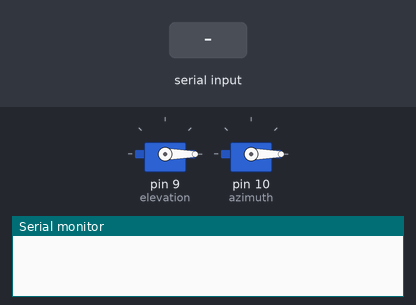
Recording of a sketch running on a simulated Arduino Uno, built with avr-gcc and run on an emulated ATmega328P. On the bench: 2 × servo, the last lines printed to the serial monitor. The test bench sets the inputs (shaded band).

Above: at 6.2 s.
6.3 s: "90,45,200\n" received over Serial
At 8.2 s:
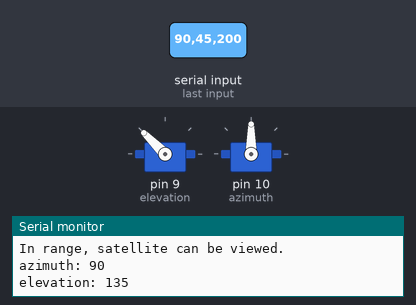
8.8 s: "30,150,10\n" received over Serial
At 10.1 s:
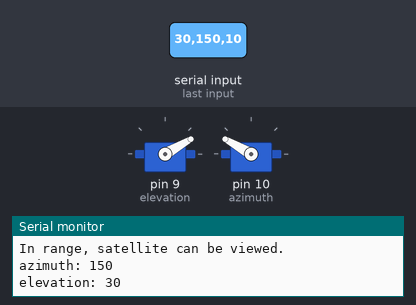
11.3 s: "0\n" received over Serial
At 12.9 s:
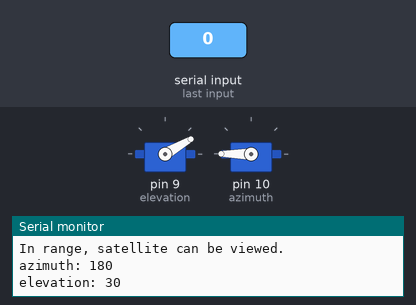
13.8 s: "1\n" received over Serial
At 16.0 s:
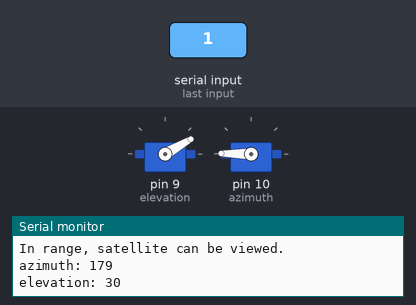
16.3 s: "200\n" received over Serial
At 18.0 s:
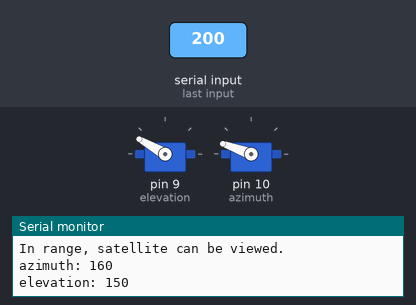
18.8 s: "1,90\n" received over Serial
At 21.1 s:
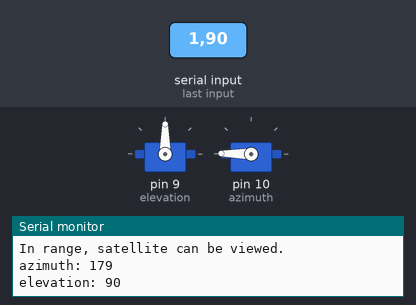
Timing chart, 0 to 22.3 s (numbered marks = the images above; inputs shaded):
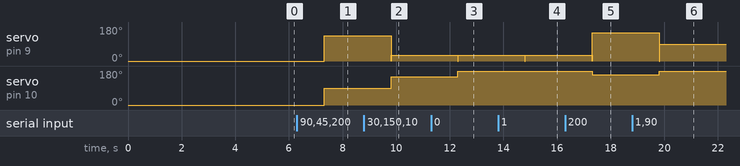

Measured:
- after the input at 6.3 s, servo on pin 9 (elevation): 0° → 135° after 1.0 s; servo on pin 10 (azimuth): 0° → 90° after 1.0 s
- after the input at 8.8 s, servo on pin 9 (elevation): 135° → 30° after 1.0 s; servo on pin 10 (azimuth): 90° → 150° after 1.0 s
- after the input at 11.3 s, servo on pin 9 (elevation): 30° → 0° after 1.0 s, → 30° 0.02 s later; servo on pin 10 (azimuth): 150° → 180° after 1.0 s
- after the input at 13.8 s, servo on pin 9 (elevation): 30° → 0° after 1.0 s, → 30° 0.02 s later; servo on pin 10 (azimuth): 180° → 179° after 1.0 s
- after the input at 16.3 s, servo on pin 9 (elevation): 30° → 150° after 1.0 s; servo on pin 10 (azimuth): 179° → 160° after 1.0 s
- after the input at 18.8 s, servo on pin 9 (elevation): 150° → 90° after 1.0 s; servo on pin 10 (azimuth): 160° → 179° after 1.0 s

The sketch:

Arduino_code.ino
```cpp
#include <Servo.h>

Servo elevation;
Servo azimuth;
String str;
String az;
String el;

int epos = 0;
int apos = 0;

void setup() {
  elevation.attach(9);
  azimuth.attach(10);
  elevation.write(epos);
  azimuth.write(apos);
  Serial.begin(9600); //default baud rate for bt 38400
  delay(5000);
}


void loop() {
  if(Serial.available() > 0){ // Checks whether data is comming from the serial port
   str = Serial.readString(); // Reads the data from the serial port

   char buffer[str.length() + 1];
    str.toCharArray(buffer, sizeof(buffer));

    // Split the string into multiple parts using a delimiter
    char delimiter[] = ",";
    char* part = strtok(buffer, delimiter);
    int i=0;

    // Process the split parts
    while (part != NULL) {
      String partString = String(part);
      if(i==0){
        az=partString;
      }
      if(i==1){
        el=partString;
      }
      i++;
      part = strtok(NULL, delimiter);
    }


     elevation.write(0);
     azimuth.write(0);
     apos = az.toInt();
     epos = el.toInt();

     if (epos < 0) {
        Serial.println("Out of range. Please try another satellite.");
      }
      else {
        Serial.println("In range, satellite can be viewed.");
        if(apos < 180) {
          apos = abs(180 - (apos));
          epos = 180-epos;
        }
        else {
          apos = (360-apos);
          epos = epos;
        }
        azimuth.write(apos);
        delay(15);
        elevation.write(epos);
        Serial.print("azimuth: ");
      Serial.println(apos);
      Serial.print("elevation: ");
      Serial.println(epos);
      }


  }

}
```
